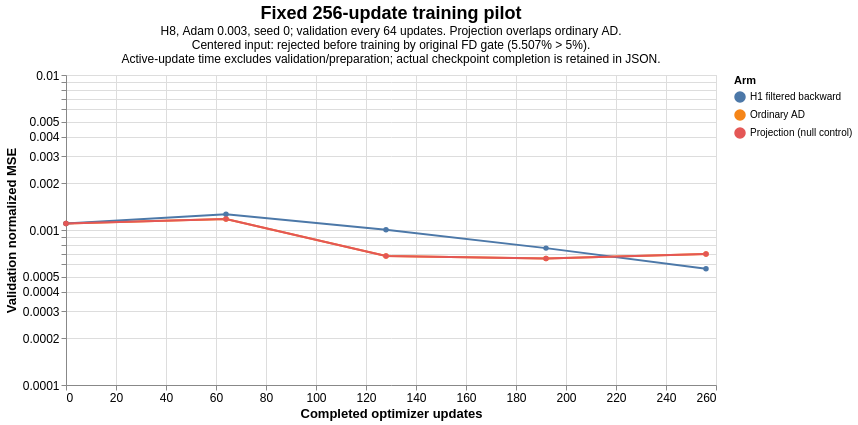

The specification (Vega-Lite) saved for this image:
### Vega-Lite specification from a JSON file in a GitHub repository (floating-point values rounded to 4 significant figures)
{"config": {"view": {"continuousWidth": 300, "continuousHeight": 300}, "axis": {"labelFontSize": 12, "titleFontSize": 13}, "title": {"fontSize": 18, "subtitleFontSize": 12}}, "data": {"values": [{"arm": "Ordinary AD", "update": 0, "validation_loss": 0.001101, "active_update_seconds": 0, "actual_driver_completion_seconds": 8.742, "selected": false}, {"arm": "Ordinary AD", "update": 64, "validation_loss": 0.001178, "active_update_seconds": 21.77, "actual_driver_completion_seconds": 30.81, "selected": false}, {"arm": "Ordinary AD", "update": 128, "validation_loss": 0.0006797, "active_update_seconds": 24.01, "actual_driver_completion_seconds": 33.88, "selected": false}, {"arm": "Ordinary AD", "update": 192, "validation_loss": 0.0006556, "active_update_seconds": 26.25, "actual_driver_completion_seconds": 36.67, "selected": true}, {"arm": "Ordinary AD", "update": 256, "validation_loss": 0.0006999, "active_update_seconds": 28.56, "actual_driver_completion_seconds": 39.57, "selected": false}, {"arm": "H1 filtered backward", "update": 0, "validation_loss": 0.001101, "active_update_seconds": 0, "actual_driver_completion_seconds": 10.65, "selected": false}, {"arm": "H1 filtered backward", "update": 64, "validation_loss": 0.001264, "active_update_seconds": 36.27, "actual_driver_completion_seconds": 47.42, "selected": false}, {"arm": "H1 filtered backward", "update": 128, "validation_loss": 0.001004, "active_update_seconds": 38.5, "actual_driver_completion_seconds": 50.17, "selected": false}, {"arm": "H1 filtered backward", "update": 192, "validation_loss": 0.000764, "active_update_seconds": 40.72, "actual_driver_completion_seconds": 53.5, "selected": false}, {"arm": "H1 filtered backward", "update": 256, "validation_loss": 0.0005629, "active_update_seconds": 42.94, "actual_driver_completion_seconds": 56.17, "selected": true}, {"arm": "Projection (null control)", "update": 0, "validation_loss": 0.001101, "active_update_seconds": 0, "actual_driver_completion_seconds": 11.81, "selected": false}, {"arm": "Projection (null control)", "update": 64, "validation_loss": 0.001178, "active_update_seconds": 36.4, "actual_driver_completion_seconds": 48.71, "selected": false}, {"arm": "Projection (null control)", "update": 128, "validation_loss": 0.0006797, "active_update_seconds": 38.61, "actual_driver_completion_seconds": 51.59, "selected": false}, {"arm": "Projection (null control)", "update": 192, "validation_loss": 0.0006556, "active_update_seconds": 40.82, "actual_driver_completion_seconds": 54.66, "selected": true}, {"arm": "Projection (null control)", "update": 256, "validation_loss": 0.0006999, "active_update_seconds": 43.03, "actual_driver_completion_seconds": 57.31, "selected": false}]}, "mark": {"type": "line", "point": true}, "encoding": {"color": {"field": "arm", "title": "Arm", "type": "nominal"}, "tooltip": [{"field": "arm", "type": "nominal"}, {"field": "update", "type": "quantitative"}, {"field": "validation_loss", "type": "quantitative"}, {"field": "active_update_seconds", "type": "quantitative"}, {"field": "actual_driver_completion_seconds", "type": "quantitative"}], "x": {"field": "update", "title": "Completed optimizer updates", "type": "quantitative"}, "y": {"field": "validation_loss", "scale": {"type": "log"}, "title": "Validation normalized MSE", "type": "quantitative"}}, "height": 310, "title": {"text": "Fixed 256-update training pilot", "subtitle": ["H8, Adam 0.003, seed 0; validation every 64 updates. Projection overlaps ordinary AD.", "Centered input: rejected before training by original FD gate (5.507% > 5%).", "Active-update time excludes validation/preparation; actual checkpoint completion is retained in JSON."]}, "width": 650, "$schema": "https://vega.github.io/schema/vega-lite/v6.4.1.json"}
